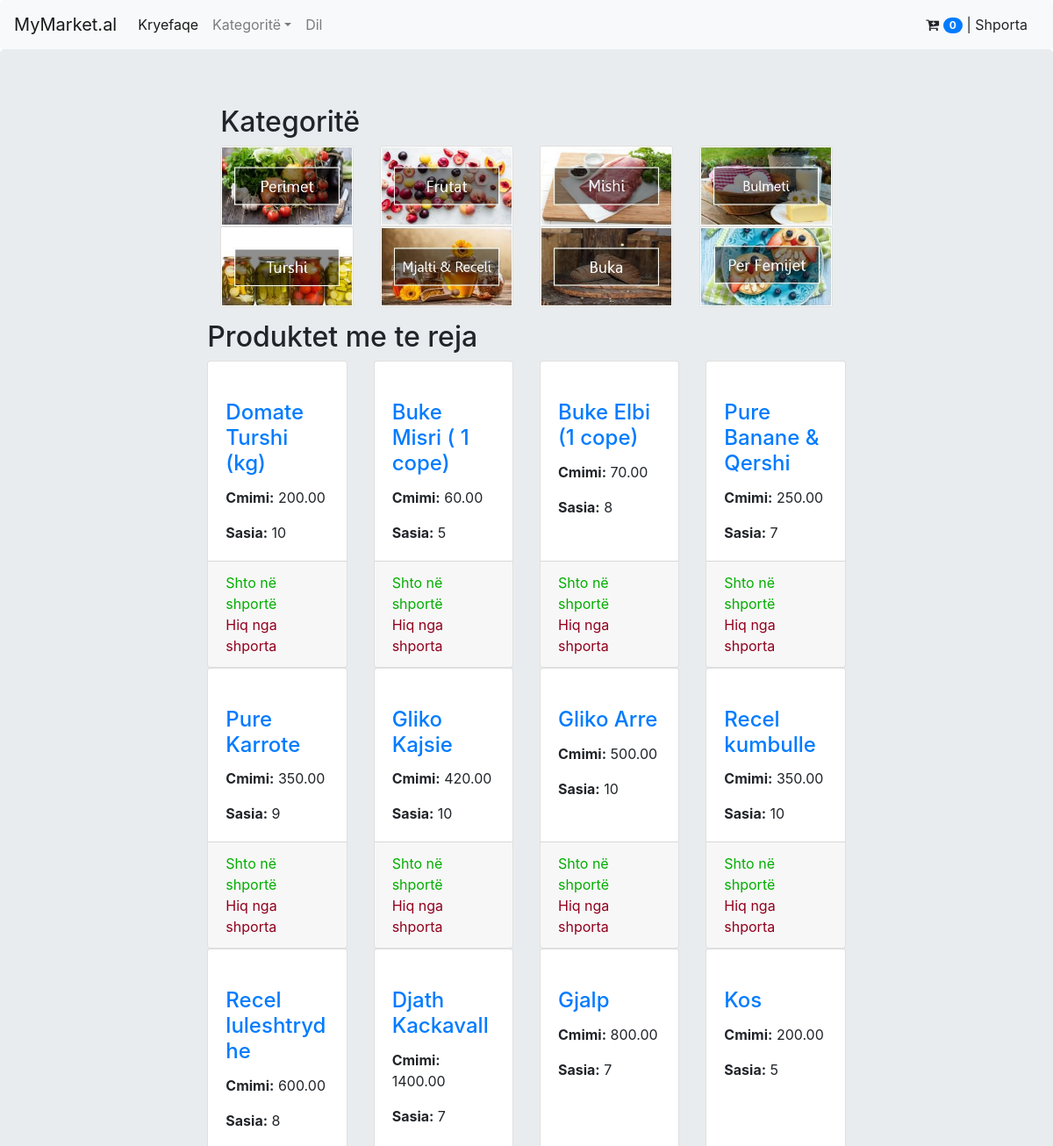
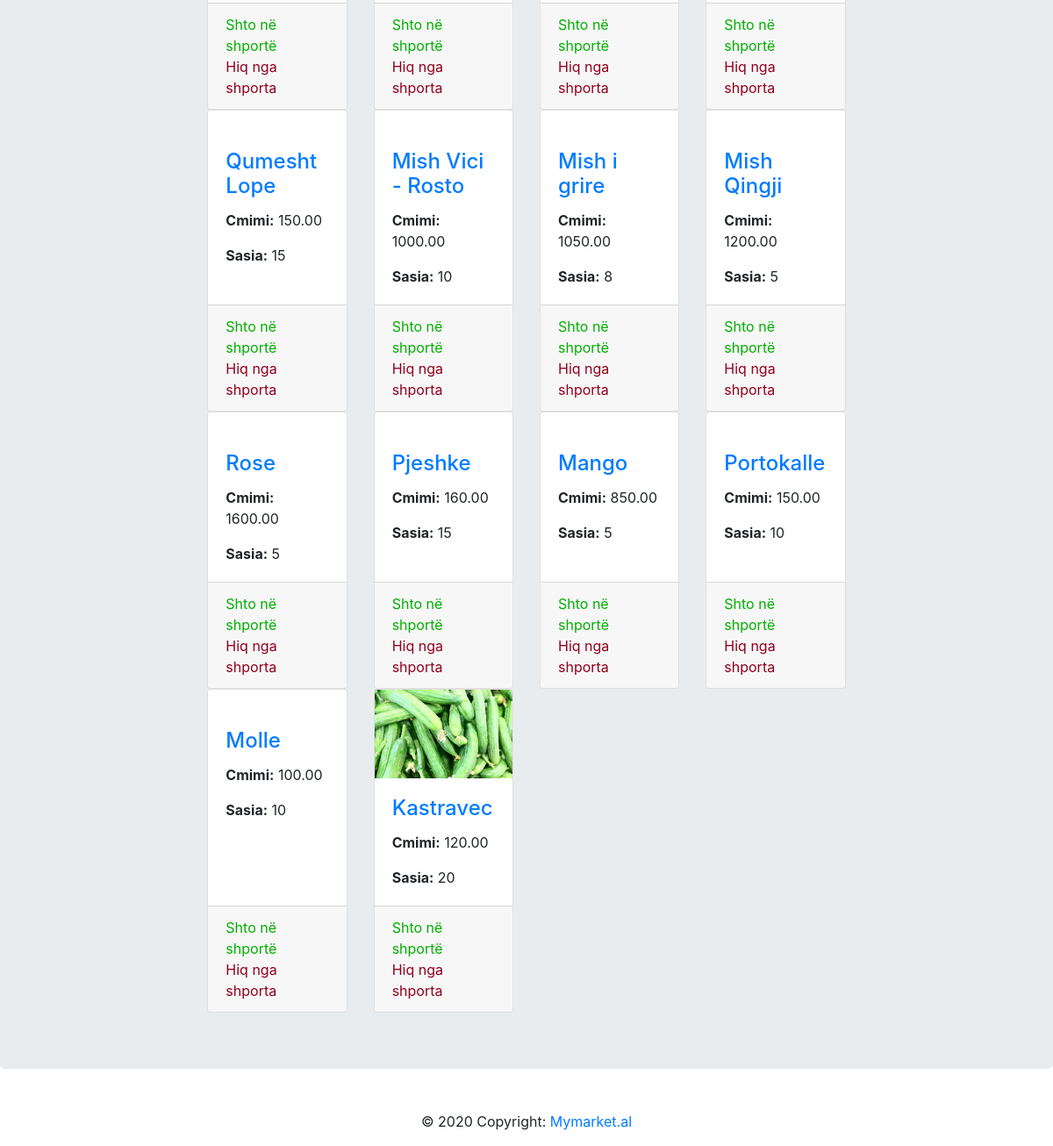
The app's page /kategori/2/ (signed in) with its own data (2 pictures, top to bottom).
### market/models.py (models this page shows, shortened)
class Kategori(models.Model):
    emri = models.CharField(verbose_name='Emri', max_length=25)
    logo = models.ImageField(verbose_name='Logo', upload_to='static/media/')
    class Meta:
        verbose_name = 'Keategori'
        verbose_name_plural = 'Keategoritë'

class Product(models.Model):
    name = models.CharField(verbose_name='Emri', max_length=25)
    image = models.ImageField(verbose_name='Logo', upload_to='static/media/')
    cmimi_blerje = models.DecimalField(verbose_name='Cmimi i blerjes', max_digits=50, decimal_places=2)
    price = models.DecimalField(verbose_name='Cmimi ', max_digits=50, decimal_places=2)
    sasia = models.IntegerField(verbose_name='Sasia')
    njesia_matese = models.CharField(choices=NJESITE, default=NJESITE[0][0], max_length=10)
    kategoria = models.ForeignKey(to=Kategori, on_delete=models.CASCADE, related_name='produktet')
    dyqani = models.ForeignKey(to=Dyqan, on_delete=models.CASCADE, related_name='produktet')
    class Meta:
        verbose_name = 'Produkt'
        verbose_name_plural = 'Produkte'

### market/views.py (the view)
# urls.py: path('kategori/<int:dyqan_id>/', kategorite, name='kategori'),
def kategorite(request, dyqan_id):
    kategori = Kategori.objects.all()
    produkte = Product.objects.filter(dyqani=dyqan_id).order_by('-id')
    data = {
        'kategorite': kategori,
        'produkte': produkte,
        'dyqan_id': dyqan_id
    }
    return render(request, 'kategorite.html', data)

### market/context_processors.py (called while the page is built)
def kategorite(request):
    return {'kategorite': Kategori.objects.all()}

### templates/kategorite.html
{% extends 'index.html' %}
{% block content %}
    <div class="container">
        <h2>Kategoritë</h2>
        <div class="row">
            {% for kategori in kategorite %}
                <div class="col-lg-3 col-sm-6 ">
                    <div class="card h-100">
                        <a href="{% url 'produktet' dyqan_id kategori.id %}">
                            <img class="card-img-top" src="/{{ kategori.logo }}" alt=""></a>
                    </div>
                </div>
            {% endfor %}
        </div>
    </div>
    <div class="last-products" style="padding-top: 2%">
        <h2>Produktet me te reja</h2>
        <div class="row">
            {% for produkt in produkte %}
                <div class="col-lg-3 col-sm-6 ">
                    <div class="card h-100">
                        <a href="#"><img class="card-img-top" src="/{{ produkt.image }}" alt=""></a>
                        <div class="card-body">
                            <h4 class="card-title">
                                <a href="#">{{ produkt.name }}</a>
                            </h4>
                            <p class="card-text"><b>Cmimi:</b> {{ produkt.price }}</p>
                            <p class="card-text"><b>Sasia:</b> {{ produkt.sasia }}</p>
                        </div>
                        <div class="card-footer">
                            <a href="{% url 'cart_add' produkt.id %}" style="color: #02ae00">Shto në shportë</a>
                            <br>
                            <a href="{% url 'cart_clear' %}" style="color: #91001d">Hiq nga shporta</a><br>
                        </div>
                    </div>
                </div>
            {% endfor %}
        </div>
    </div>
{% endblock %}

### records on screen
Kategori: logo (picture)
Kategori: logo (picture)
Kategori: logo (picture)
Kategori: logo (picture)
Kategori: logo (picture)
Kategori: logo (picture)
Kategori: logo (picture)
Kategori: logo (picture)
Product: name "Domate Turshi (kg)", price "200.00", sasia "10"
Product: name "Buke Misri ( 1 cope)", price "60.00", sasia "5"
Product: name "Buke Elbi (1 cope)", price "70.00", sasia "8"
Product: name "Pure Banane & Qershi", price "250.00", sasia "7"
Product: name "Pure Karrote", price "350.00", sasia "9"
Product: name "Gliko Kajsie", price "420.00", sasia "10"
Product: name "Gliko Arre", price "500.00", sasia "10"
Product: name "Recel kumbulle", price "350.00", sasia "10"
Product: name "Recel luleshtrydhe", price "600.00", sasia "8"
Product: name "Djath Kackavall", price "1400.00", sasia "7"
Product: name "Gjalp", price "800.00", sasia "7"
Product: name "Kos", price "200.00", sasia "5"
Product: name "Qumesht Lope", price "150.00", sasia "15"
Product: name "Mish Vici - Rosto", price "1000.00", sasia "10"
Product: name "Mish i grire", price "1050.00", sasia "8"
Product: name "Mish Qingji", price "1200.00", sasia "5"
Product: name "Rose", price "1600.00", sasia "5"
Product: name "Pjeshke", price "160.00", sasia "15"
Product: name "Mango", price "850.00", sasia "5"
Product: name "Portokalle", price "150.00", sasia "10"
Product: name "Molle", price "100.00", sasia "10"
Product: image (picture), name "Kastravec", price "120.00", sasia "20"

### other values on screen
{{ request.session.cart|length }} "0"
